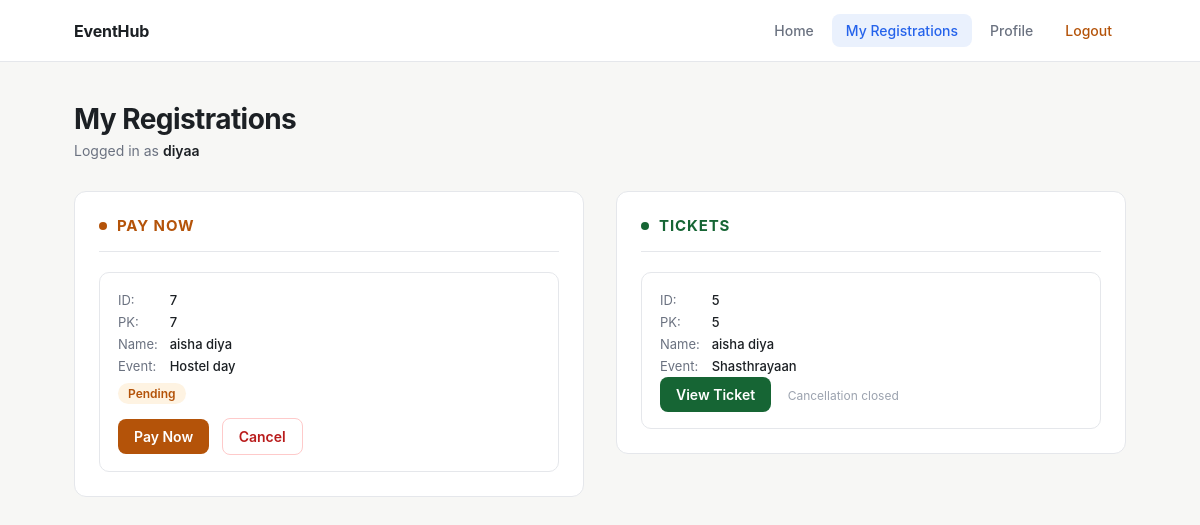
/my-registrations/ (signed in), run on an earlier commit of the app's database.
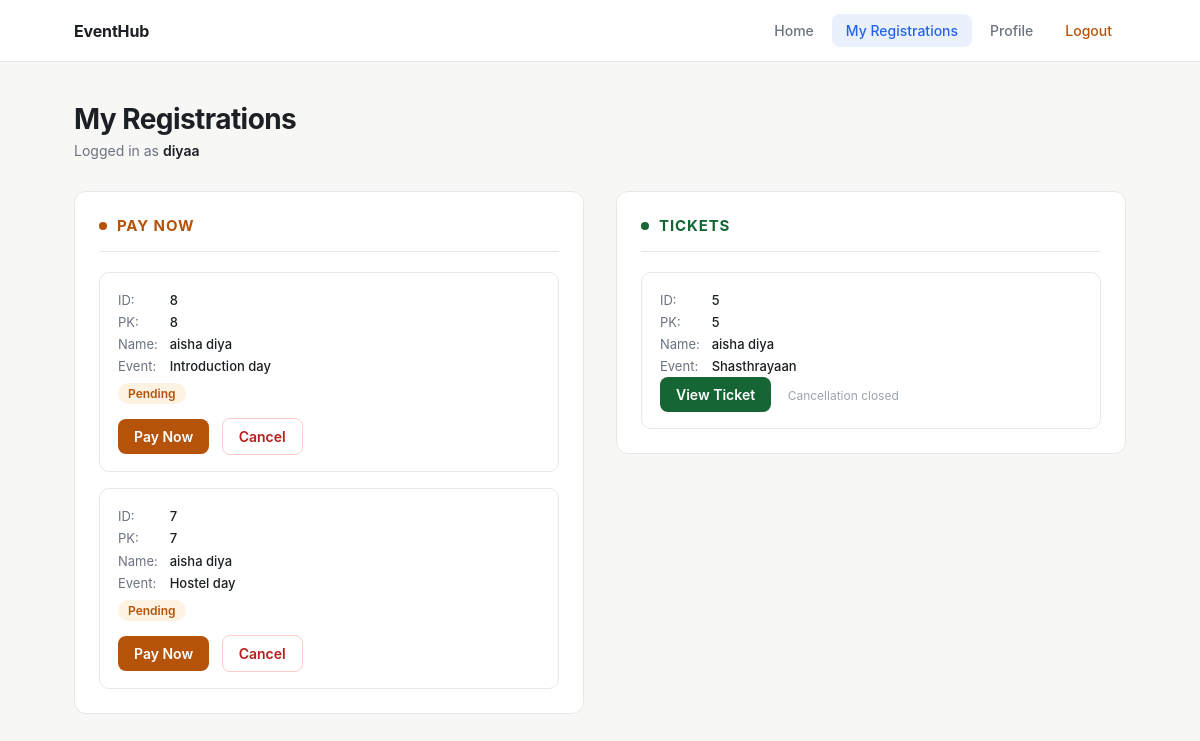
And on a later commit of the database.
### myapp/models.py (models this page shows, shortened)
class Registration(models.Model):
    STATUS = (
        ('Pending', 'Pending'),
        ('Paid', 'Paid'),
    )
    user = models.ForeignKey(User, on_delete=models.CASCADE)
    event = models.ForeignKey(Event, on_delete=models.CASCADE)
    full_name = models.CharField(max_length=150)
    college = models.CharField(max_length=200)
    department = models.CharField(max_length=150)
    semester = models.CharField(max_length=50)
    phone = models.CharField(max_length=15)
    email = models.EmailField()
    payment_status = models.CharField(max_length=20, choices=STATUS, default='Pending')
    registration_date = models.DateTimeField(auto_now_add=True)

class Event(models.Model):
    title = models.CharField(max_length=200)
    category = models.CharField(max_length=100)
    venue = models.CharField(max_length=200)
    event_date = models.DateField()
    event_time = models.TimeField()
    last_date = models.DateField()
    description = models.TextField()
    image = models.ImageField(upload_to='events/')
    total_seats = models.IntegerField()
    available_seats = models.IntegerField()
    registration_fee = models.DecimalField(max_digits=8, decimal_places=2)
    brochure = models.FileField(upload_to='brochures/', blank=True, null=True)
    status = models.BooleanField(default=True)

### myapp/views.py (the view)
# urls.py: path('my-registrations/', views.my_registrations, name='my_registrations'),
@login_required(login_url='login')
def my_registrations(request):
    registrations = Registration.objects.filter(
        user=request.user
    ).order_by('-registration_date')
    for reg in registrations:
        reg.can_cancel = (timezone.now() - reg.registration_date) <= timedelta(days=7)
    return render(request,
                  'user/my_registrations.html',
                  {
                      'registrations': registrations
                  })

### templates/user/my_registrations.html (shortened to what this page needs)
<!DOCTYPE html>
<html>
<head>
</head>
<body>
<nav class="navbar">
    <div class="navbar-inner">
        <a class="navbar-brand" href="{% url 'home' %}">EventHub</a>
        <ul class="navbar-links">
            <li><a href="{% url 'home' %}">Home</a></li>
            <li><a class="active" href="{% url 'my_registrations' %}">My Registrations</a></li>
            <li><a href="{% url 'profile' %}">Profile</a></li>
            <li><a class="logout" href="{% url 'logout' %}">Logout</a></li>
        </ul>
    </div>
</nav>
<div class="page-header">
    <h2>My Registrations</h2>
    <div class="user-line">Logged in as <strong>{{ request.user }}</strong></div>
</div>
<div class="columns">
    <div class="column">
        <div class="column-title pending"><span class="dot pending"></span>Pay Now</div>
        {% for reg in registrations %}
            {% if reg.payment_status == "Pending" %}
            <div class="reg-card">
                <div class="reg-field"><span class="label">ID:</span> <span class="value">{{ reg.id }}</span></div>
                <div class="reg-field"><span class="label">PK:</span> <span class="value">{{ reg.pk }}</span></div>
                <div class="reg-field"><span class="label">Name:</span> <span class="value">{{ reg.full_name }}</span></div>
                <div class="reg-field"><span class="label">Event:</span> <span class="value">{{ reg.event.title }}</span></div>
                <div><span class="status-badge pending">{{ reg.payment_status }}</span></div>
                <a class="action-link pay" href="{% url 'payment' reg.id %}">Pay Now</a>
                {% if reg.can_cancel %}
                <a class="action-link cancel" href="{% url 'cancel_registration' reg.id %}" onclick="return confirm('Cancel this registration?');">Cancel</a>
                {% else %}
                <span class="cancel-disabled">Cancellation closed</span>
                {% endif %}
            </div>
            {% endif %}
        {% empty %}
            <p class="empty-note">No registrations found.</p>
        {% endfor %}
    </div>
    <div class="column">
        <div class="column-title ready"><span class="dot ready"></span>Tickets</div>
        {% for reg in registrations %}
            {% if reg.payment_status != "Pending" %}
            <div class="reg-card">
                <div class="reg-field"><span class="label">ID:</span> <span class="value">{{ reg.id }}</span></div>
                <div class="reg-field"><span class="label">PK:</span> <span class="value">{{ reg.pk }}</span></div>
                <div class="reg-field"><span class="label">Name:</span> <span class="value">{{ reg.full_name }}</span></div>
                <div class="reg-field"><span class="label">Event:</span> <span class="value">{{ reg.event.title }}</span></div>
                <a class="action-link ticket" href="{% url 'ticket' reg.id %}">View Ticket</a>
                {% if reg.can_cancel %}
                <a class="action-link cancel" href="{% url 'cancel_registration' reg.id %}" onclick="return confirm('Cancel this registration?');">Cancel</a>
                {% else %}
                <span class="cancel-disabled">Cancellation closed</span>
                {% endif %}
            </div>
            {% endif %}
        {% empty %}
            <p class="empty-note">No registrations found.</p>
        {% endfor %}
    </div>
</div>
</body>
</html>

What changed in the data, as far as the page shows it:
added Registration: id "8", pk "8", full_name "aisha diya", event "Introduction day", payment_status "Pending", shows "Cancel", shown under "My Registrations"
